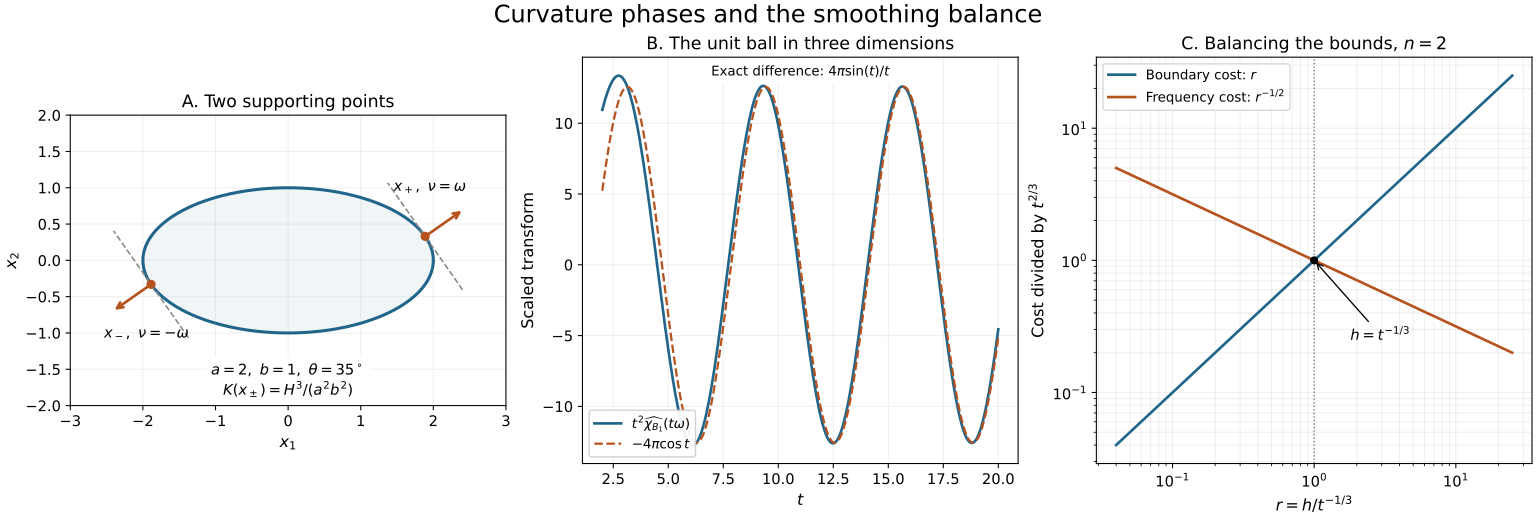

The Python source for this figure:
"""Original illustration for AN01-U131. Identities: C15,C31,C34,C36-C38."""
from pathlib import Path
import numpy as np
import matplotlib
matplotlib.use("Agg")
import matplotlib.pyplot as plt
out=Path(__file__).resolve().parent
plt.rcParams.update({"font.size":11,"axes.titlesize":13,"axes.labelsize":12,"svg.hashsalt":"AN01-U131-curvature"})
fig,axes=plt.subplots(1,3,figsize=(16,5.4),layout="constrained")
a,b=2.,1.;theta=np.deg2rad(35);omega=np.array([np.cos(theta),np.sin(theta)])
H=np.sqrt((a*omega[0])**2+(b*omega[1])**2);xp=np.array([a*a*omega[0],b*b*omega[1]])/H
K=H**3/(a*a*b*b);s=np.linspace(0,2*np.pi,801)
ax=axes[0];ax.plot(a*np.cos(s),b*np.sin(s),color="#21658a",lw=2.3)
ax.fill(a*np.cos(s),b*np.sin(s),color="#21658a",alpha=.07)
tangent=np.array([-omega[1],omega[0]])
for sign in [1,-1]:
 p=sign*xp;v=sign*omega
 ax.scatter(*p,color="#b5521e",s=35,zorder=4)
 ax.plot([p[0]-.9*tangent[0],p[0]+.9*tangent[0]],[p[1]-.9*tangent[1],p[1]+.9*tangent[1]],"--",color="#888888",lw=1.2)
 ax.annotate("",xy=p+.65*v,xytext=p,arrowprops=dict(arrowstyle="->",color="#b5521e",lw=2))
 ax.text(*(p+.75*v+sign*np.array([-.55,.25])),r"$x_+,\ \nu=\omega$" if sign==1 else r"$x_-,\ \nu=-\omega$",ha="center",va="center",fontsize=11)
ax.set(xlim=(-3,3),ylim=(-2,2),xlabel=r"$x_1$",ylabel=r"$x_2$",title="A. Two supporting points")
ax.set_aspect("equal");ax.grid(alpha=.18)
ax.text(.5,.02,r"$a=2,\ b=1,\ \theta=35^\circ$"+"\n"+r"$K(x_\pm)=H^3/(a^2b^2)$",transform=ax.transAxes,ha="center",va="bottom",bbox=dict(facecolor="white",alpha=.9,edgecolor="none"))
t=np.linspace(2,20,1601);leading=-4*np.pi*np.cos(t);exact=leading+4*np.pi*np.sin(t)/t
ax=axes[1];ax.plot(t,exact,label=r"$t^2\widehat{\chi_{B_1}}(t\omega)$",color="#21658a",lw=2)
ax.plot(t,leading,"--",label=r"$-4\pi\cos t$",color="#b5521e",lw=1.7)
ax.set(xlabel=r"$t$",ylabel="Scaled transform",title="B. The unit ball in three dimensions")
ax.grid(alpha=.2);ax.legend(loc="lower left",fontsize=10,framealpha=.92)
ax.text(.5,.98,r"Exact difference: $4\pi\sin(t)/t$",transform=ax.transAxes,ha="center",va="top",fontsize=10,bbox=dict(facecolor="white",alpha=.9,edgecolor="none"))
r=np.geomspace(.04,25,801);ax=axes[2]
ax.loglog(r,r,label=r"Boundary cost: $r$",color="#21658a",lw=2)
ax.loglog(r,r**(-.5),label=r"Frequency cost: $r^{-1/2}$",color="#b5521e",lw=2)
ax.scatter([1],[1],color="black",s=26,zorder=3);ax.axvline(1,color="#777777",ls=":",lw=1)
ax.set(xlabel=r"$r=h/t^{-1/3}$",ylabel=r"Cost divided by $t^{2/3}$",title=r"C. Balancing the bounds, $n=2$")
ax.grid(which="both",alpha=.2);ax.legend(loc="upper left",fontsize=10)
ax.annotate(r"$h=t^{-1/3}$",xy=(1,1),xytext=(1.8,.25),arrowprops=dict(arrowstyle="->",lw=1),fontsize=11)
fig.suptitle("Curvature phases and the smoothing balance",fontsize=18)
fig.savefig(out/"curvature-lattice-balance.png",dpi=150,facecolor="white")
fig.savefig(out/"curvature-lattice-balance.svg",metadata={"Date":None})
svg=out/"curvature-lattice-balance.svg"
svg.write_bytes(("\n".join(line.rstrip() for line in svg.read_text(encoding="utf-8").splitlines())+"\n").encode())
print({"ellipse_support":H,"normal_point":xp.tolist(),"curvature":K,"curve_samples":801,"transform_samples":1601,"bound_samples":801})
